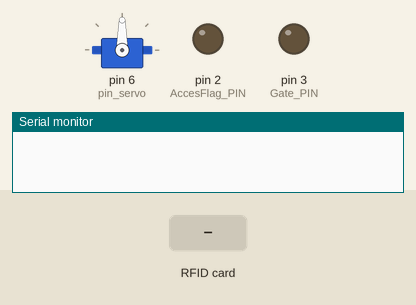
Simulated run of this sketch. Board: Arduino Uno, built with avr-gcc and run on an emulated ATmega328P. Shown: servo, output pins drawn as LEDs (lit = HIGH), the last lines printed to the serial monitor. The inputs (shaded band) are chosen by the test bench. Pins used as bus, display or sensor lines are not drawn.

Above: at 1.2 s.
1.3 s: RFID card 20 12 23 2B held to the reader
At 2.0 s:
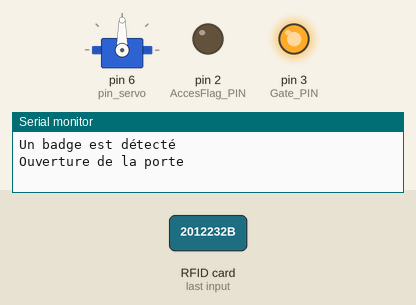
2.8 s: RFID card 5E 7A 19 C4 held to the reader
At 4.6 s:
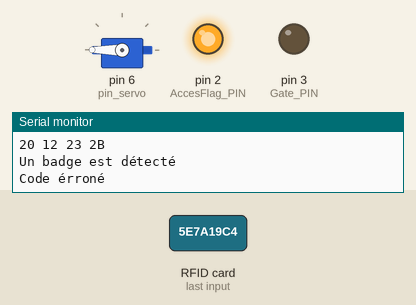
5.8 s: RFID card 20 12 23 2B held to the reader
At 9.5 s:
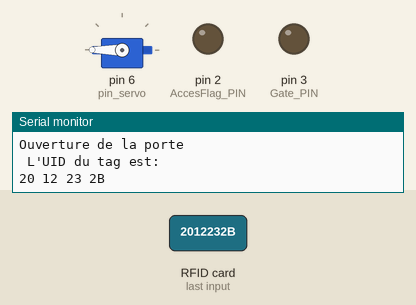
Timing chart, 0 to 11.0 s (numbered marks = the images above; inputs shaded):
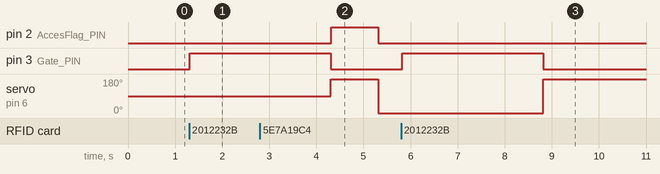

Measured:
- after the input at 1.3 s, pin 3 (Gate_PIN): LOW → HIGH at once
- after the input at 2.8 s, pin 2 (AccesFlag_PIN): LOW → HIGH after 1.5 s, → LOW 1.0 s later
- after the input at 5.8 s, pin 3 (Gate_PIN): LOW → HIGH at once, → LOW 3.0 s later; servo on pin 6 (pin_servo): 0° → 180° after 3.0 s

The sketch:

RFID_Training.ino
```cpp
#include <SPI.h>
#include <MFRC522.h>
#include <Servo.h>

#define SS_PIN 10
#define RST_PIN 9

#define AccesFlag_PIN 2
#define Gate_PIN 3
#define Max_Acces 3

byte Count_acces=0;
byte CodeVerif=0;
byte Code_Acces[4]={0x20, 0x12, 0x23, 0x2B};

int pin_servo = 6;// Pin 6 sur lequel est branché le servo sur l'Arduino
int position = 180;// Position souhaitée

Servo myservo;// création de l'objet myservo
MFRC522 rfid(SS_PIN, RST_PIN); // Instance of the class

// Init array that will store new NUID
byte nuidPICC[4];

void setup()
{
   // attache le servo au pin spécifié sur l'objet myservo
   myservo.attach(pin_servo);


  // Init RS232
  Serial.begin(9600);

  // Init SPI bus
  SPI.begin();

  // Init MFRC522
  rfid.PCD_Init();

  // Init LEDs
  pinMode(AccesFlag_PIN, OUTPUT);
  pinMode(Gate_PIN, OUTPUT);

  digitalWrite(AccesFlag_PIN, LOW);
  digitalWrite(Gate_PIN, LOW);
}

void loop()
{
  // Initialisé la boucle si aucun badge n'est présent
  if ( !rfid.PICC_IsNewCardPresent())
    return;

  // Vérifier la présence d'un nouveau badge
  if ( !rfid.PICC_ReadCardSerial())
    return;

  // Afffichage
  Serial.println(F("Un badge est détecté"));

  // Enregistrer l’ID du badge (4 octets)
  for (byte i = 0; i < 4; i++) {
    nuidPICC[i] = rfid.uid.uidByte[i];
  }

  // Vérification du code
  CodeVerif= GetAccesState(Code_Acces,nuidPICC);
  if (CodeVerif!=1)
  {
    Count_acces+=1;
    if(Count_acces==Max_Acces)
    {
     // Dépassement des tentatives (clignotement infinie)
     while(1)
     {
      digitalWrite(AccesFlag_PIN, HIGH);
      delay(200);
      digitalWrite(AccesFlag_PIN, LOW);
      delay(200);
      // Affichage
      Serial.println("Alarme!");
     }
    }
    else
    {
      // Affichage
      Serial.println("Code érroné");

      // Un seul clignotement: Code erroné
      digitalWrite(AccesFlag_PIN, HIGH);
      delay(1000);
      digitalWrite(AccesFlag_PIN, LOW);
       myservo.write(0);
    }
  }
  else
  {
    // Affichage
    Serial.println("Ouverture de la porte");
    // Ouverture de la porte & Initialisation
    digitalWrite(Gate_PIN, HIGH);
    delay(3000);
    digitalWrite(Gate_PIN, LOW);
    myservo.write(position);
    Count_acces=0;
  }

  // Affichage de l'identifiant
  Serial.println(" L'UID du tag est:");
  for (byte i = 0; i < 4; i++)
  {
    Serial.print(nuidPICC[i], HEX);
    Serial.print(" ");
  }
  Serial.println();

  // Re-Init RFID
  rfid.PICC_HaltA(); // Halt PICC
  rfid.PCD_StopCrypto1(); // Stop encryption on PCD
}

byte GetAccesState(byte *CodeAcces,byte *NewCode)
{
  byte StateAcces=0;
  if ((CodeAcces[0]==NewCode[0])&&(CodeAcces[1]==NewCode[1])&&
  (CodeAcces[2]==NewCode[2])&& (CodeAcces[3]==NewCode[3]))
    return StateAcces=1;
  else
    return StateAcces=0;
}
```
